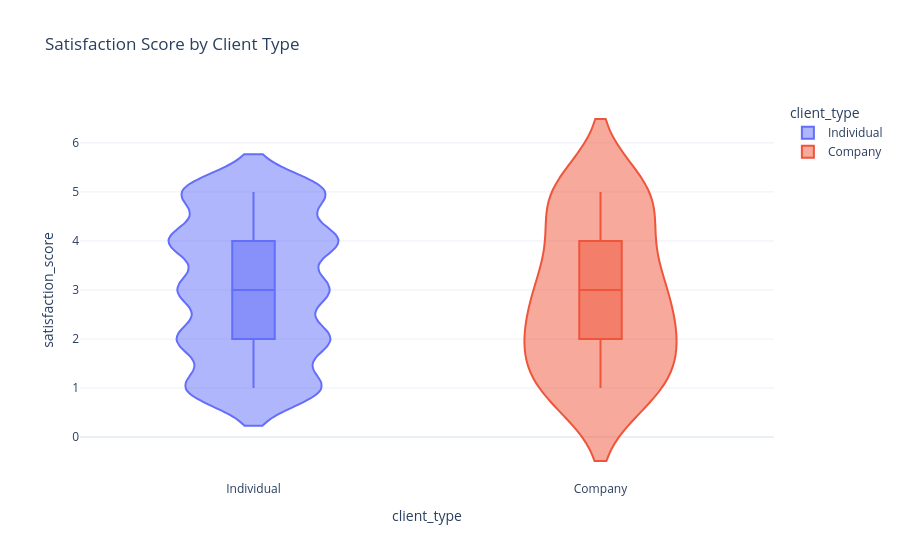

The notebook cell saved with this chart:
### Code cell
fig = px.violin(
    buyer_profile,
    x='client_type',
    y='satisfaction_score',
    color='client_type',
    box=True,
    points='outliers',
    title='Satisfaction Score by Client Type'
)

fig.update_layout(template='plotly_white')
fig.show()

### Figure 1 — Plotly figure (JSON) as saved in the notebook; plotly's stock layout.template omitted (floating-point values rounded to 4 significant figures; data arrays with more than 128 entries replaced by an {"elided": "..."} marker saying what was removed)
{"data": [{"alignmentgroup": "True", "box": {"visible": true}, "hovertemplate": "client_type=%{x}<br>satisfaction_score=%{y}<extra></extra>", "legendgroup": "Individual", "marker": {"color": "#636efa"}, "name": "Individual", "offsetgroup": "Individual", "orientation": "v", "points": "outliers", "scalegroup": "True", "showlegend": true, "type": "violin", "x": {"elided": "816 str values"}, "x0": " ", "xaxis": "x", "y": {"elided": "816 float values"}, "y0": " ", "yaxis": "y"}, {"alignmentgroup": "True", "box": {"visible": true}, "hovertemplate": "client_type=%{x}<br>satisfaction_score=%{y}<extra></extra>", "legendgroup": "Company", "marker": {"color": "#EF553B"}, "name": "Company", "offsetgroup": "Company", "orientation": "v", "points": "outliers", "scalegroup": "True", "showlegend": true, "type": "violin", "x": ["Company", "Company", "Company", "Company", "Company", "Company", "Company", "Company", "Company", "Company", "Company", "Company", "Company", "Company", "Company", "Company", "Company", "Company", "Company", "Company", "Company", "Company", "Company", "Company", "Company", "Company", "Company", "Company", "Company", "Company", "Company", "Company", "Company", "Company", "Company", "Company", "Company", "Company", "Company"], "x0": " ", "xaxis": "x", "y": [3.0, 1.0, 1.0, 5.0, 3.0, 4.0, 1.0, 1.0, 1.0, 4.0, 2.0, 2.0, 3.0, 3.0, 4.0, 2.0, 2.0, 4.0, 2.0, 5.0, 5.0, 5.0, 1.0, 3.0, 5.0, 1.0, 1.0, 5.0, 2.0, 3.0, 3.0, 4.0, 2.0, 2.0, 1.0, 2.0, 3.0, 5.0, 5.0], "y0": " ", "yaxis": "y"}], "layout": {"legend": {"title": {"text": "client_type"}, "tracegroupgap": 0}, "title": {"text": "Satisfaction Score by Client Type"}, "violinmode": "overlay", "xaxis": {"anchor": "y", "categoryarray": ["Individual", "Company"], "categoryorder": "array", "domain": [0, 1], "title": {"text": "client_type"}}, "yaxis": {"anchor": "x", "domain": [0, 1], "title": {"text": "satisfaction_score"}}}}
